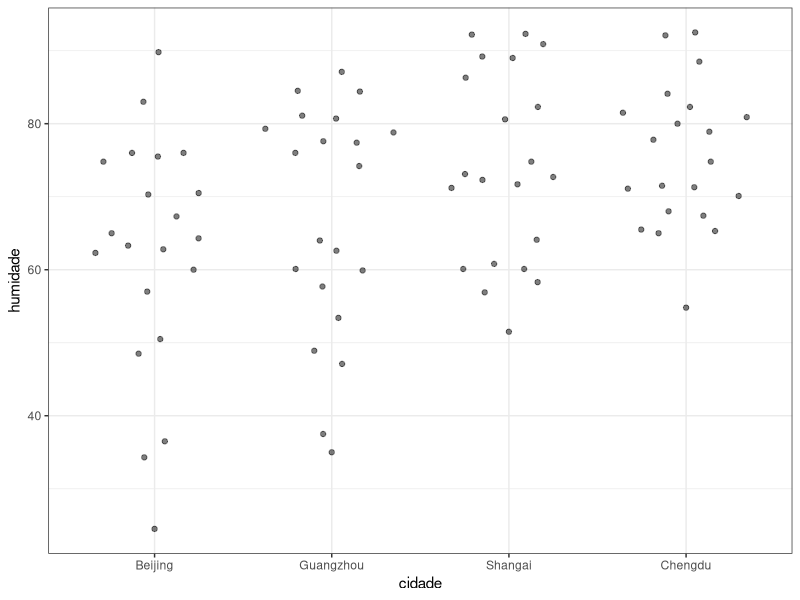
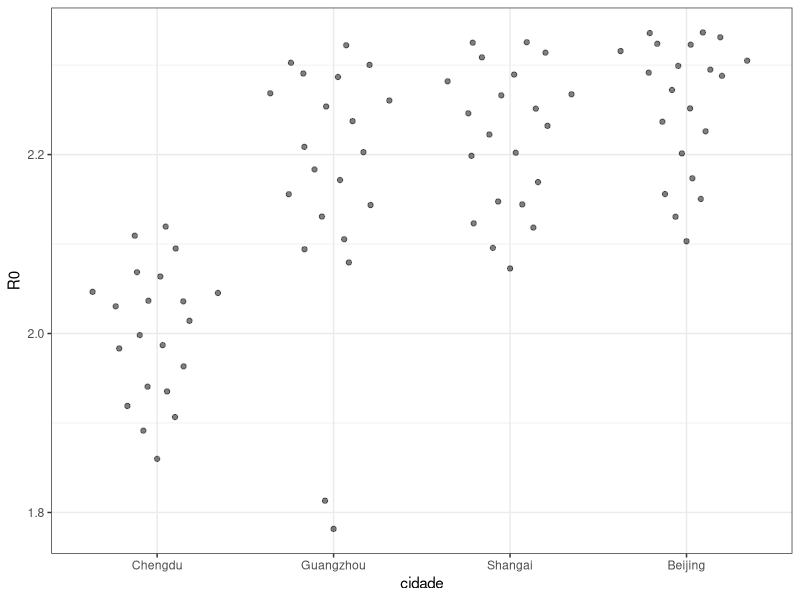
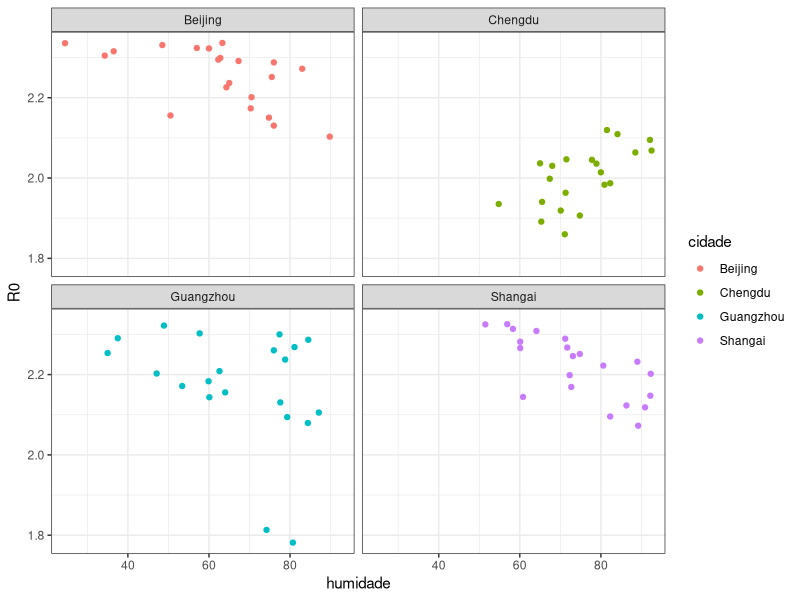
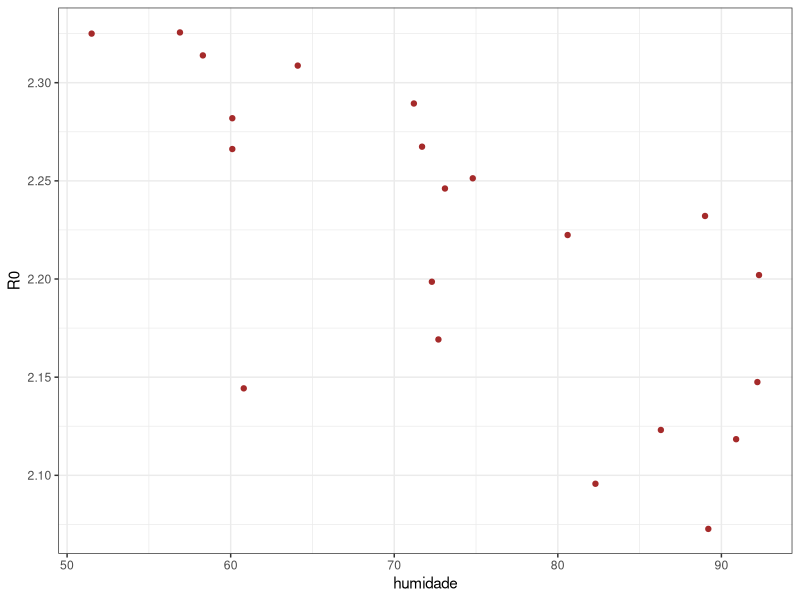
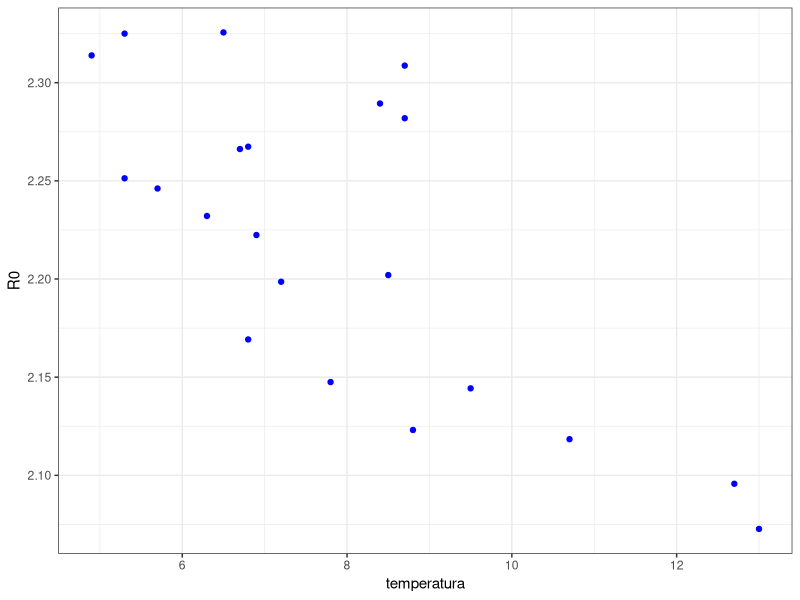
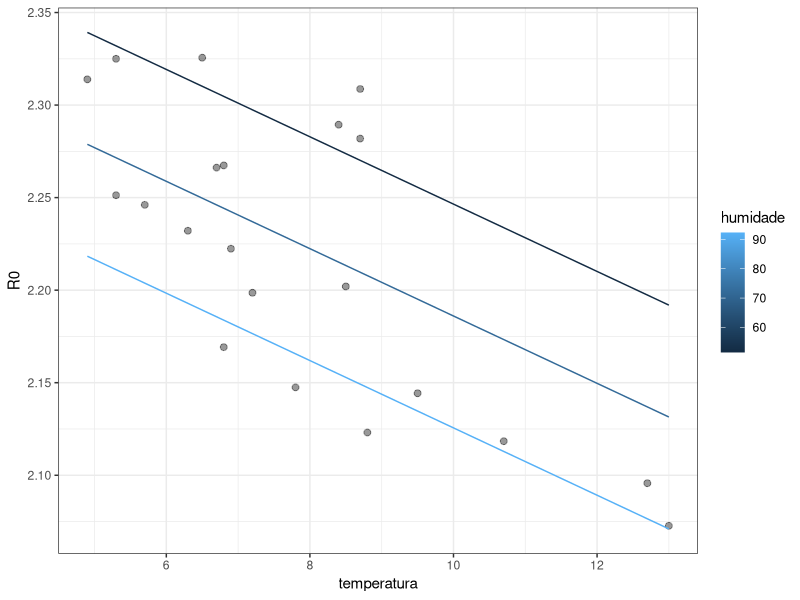
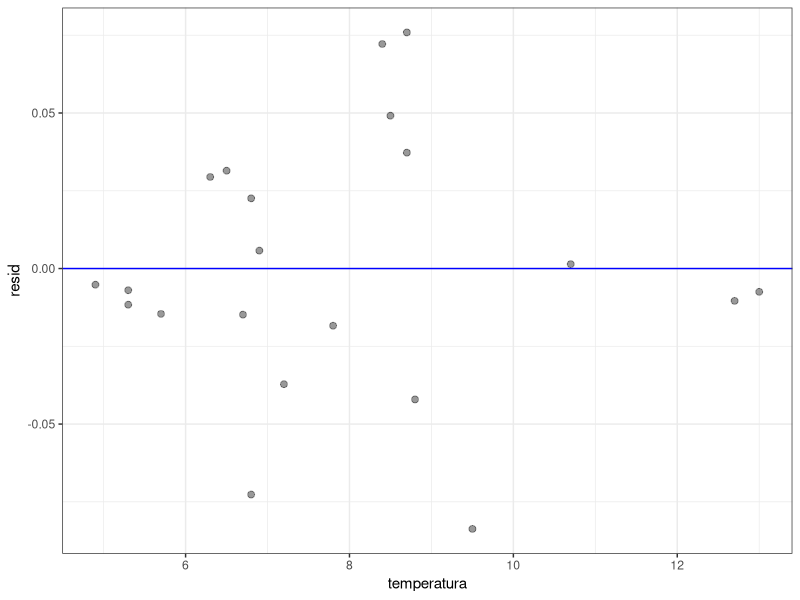
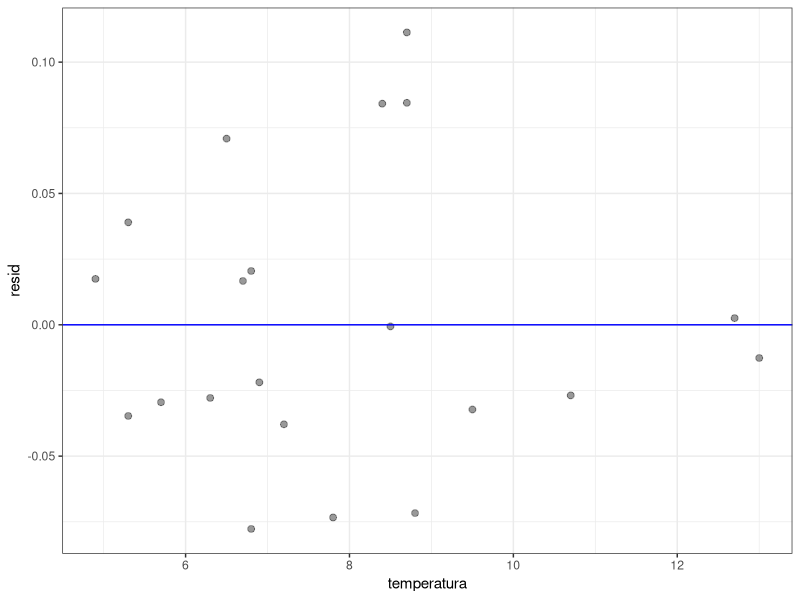

Source code (R) for these figures, in order:
## ---- chunk 1
library(tidyverse)
library(here)
library(ggbeeswarm)
theme_set(theme_bw())

library(broom)
library(modelr)

# knitr::opts_chunk$set(tidy = FALSE,
#                       fig.width = 6,
#                       fig.height = 5,
#                       echo = FALSE)
## ---- chunk 2
contagio = read_csv(
  here::here("data/r0-china.csv"),
  col_types = cols(
    cidade = col_character(),
    data = col_date(format = "%d/%m/%Y"),
    R0 = col_double(),
    temperatura = col_double(),
    humidade = col_double()
  )
)

## ---- chunk 3
glimpse(contagio)
## ---- chunk 4
contagio %>% 
  ggplot(aes(x = reorder(cidade, humidade, mean), y = humidade)) + 
  geom_quasirandom(alpha = .5) + 
  labs(x = "cidade", y = "humidade")
## ---- chunk 5
contagio %>% 
  ggplot(aes(x = reorder(cidade, R0, mean), y = R0)) + 
  geom_quasirandom(alpha = .5) + 
  labs(x = "cidade", y = "R0")
## ---- chunk 6
contagio %>% 
  ggplot(aes(x = humidade, y = R0, color = cidade)) + 
  geom_point() + 
  facet_wrap(~ cidade)
## ---- chunk 7
shangai = contagio %>% 
  filter(cidade == "Shangai") 

shangai %>% 
  ggplot(aes(x = humidade, y = R0)) + 
  geom_point(color = "brown")

shangai %>% 
  ggplot(aes(x = temperatura, y = R0)) + 
  geom_point(color = "blue")
## ---- chunk 8
modelo_lm = lm(R0 ~ humidade + temperatura, data = shangai)

# sintaxe base R, que NÃO usaremos
# summary(mod)
# confint(mod)

tidy(modelo_lm)
## ---- chunk 9
glance(modelo_lm)
## ---- chunk 10
para_plotar_modelo = shangai %>% 
  data_grid(humidade = seq_range(humidade, 3), # Crie um vetor de 10 valores no range de TV2
            temperatura = seq_range(temperatura, 4)) %>% 
  add_predictions(modelo_lm)

glimpse(para_plotar_modelo)
## ---- chunk 11
ggplot() + 
  geom_point(data = shangai, aes(x = temperatura, y = R0), alpha = 0.4, size = 2) + 
  geom_line(data = para_plotar_modelo, aes(x = temperatura, y = pred, group = humidade, color = humidade))   
## ---- chunk 12
shangai %>% 
  add_residuals(model = modelo_lm) %>% 
  ggplot(mapping = aes(x = temperatura, y = resid)) + 
  geom_point(alpha = 0.4, size = 2) + 
  geom_hline(yintercept = 0, colour = "blue")
## ---- chunk 13
m1 = lm(R0 ~ temperatura, data = shangai)
  
shangai %>% 
  add_residuals(model = m1) %>% 
  ggplot(mapping = aes(x = temperatura, y = resid)) + 
  geom_point(alpha = 0.4, size = 2) + 
  geom_hline(yintercept = 0, colour = "blue")
## ---- chunk 14
cria_modelo = function(df){
  lm(R0 ~ humidade, data = df)
}

modelos = contagio %>% 
  group_by(cidade) %>% 
  nest() %>% 
  mutate(modelo = map(data, cria_modelo))

modelos
## ---- chunk 15
modelos %>% 
  mutate(coefs = map(modelo, tidy)) %>% 
  unnest(coefs)
## ---- chunk 16
modelos %>% 
  mutate(fit = map(modelo, glance)) %>% 
  unnest(fit)
## ---- chunk 17
modelos %>% 
  mutate(
    preds = map2(data, modelo, add_predictions)
  ) %>% 
  select(cidade, preds) %>% 
  unnest(preds)
